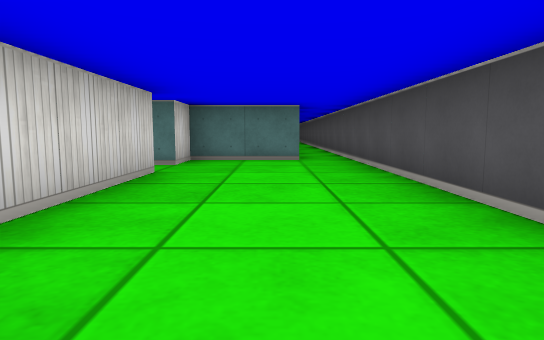
View 1 (above)

21 first-person views from a walk through a cub3D ray-caster map. The camera is about half as high as the walls, tilts 6° down and sees 75° across. The floor is counted in squares. Each view is taken from the middle of a square. On the plan, view 1 faces up. The plan holds only what a view shows up to about 9 squares ahead; the rest is blank.

View 2
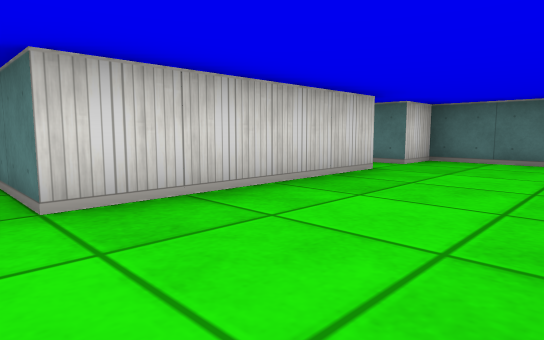

View 3
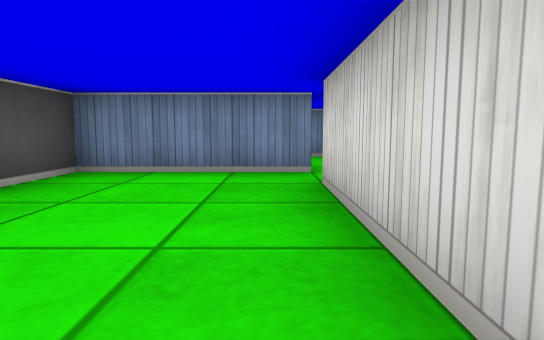

View 4
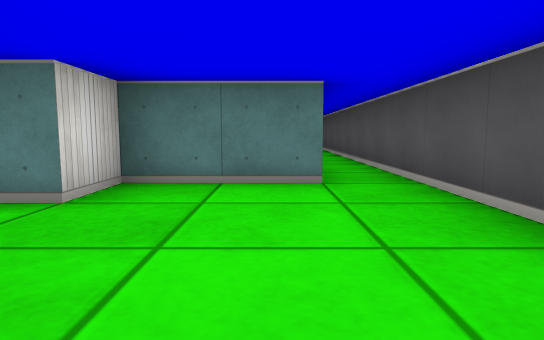

View 5
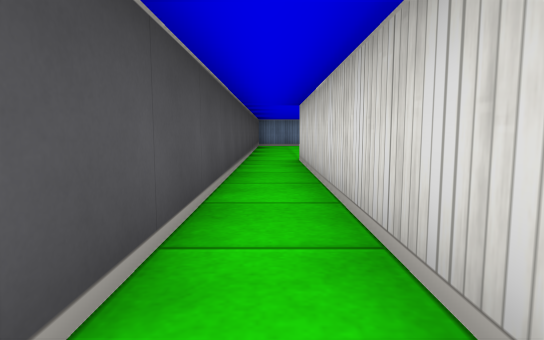

View 6
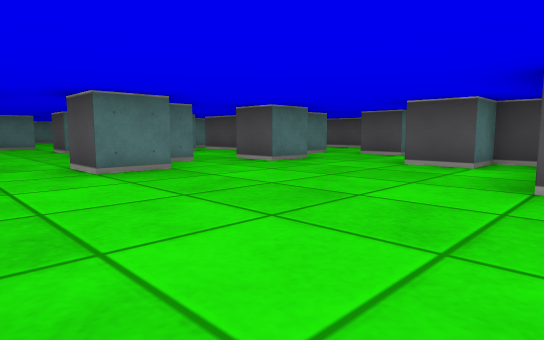

View 7
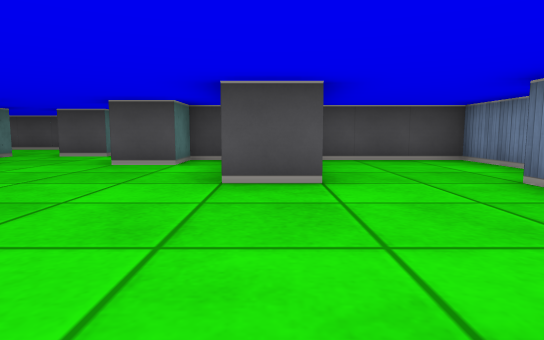

View 8
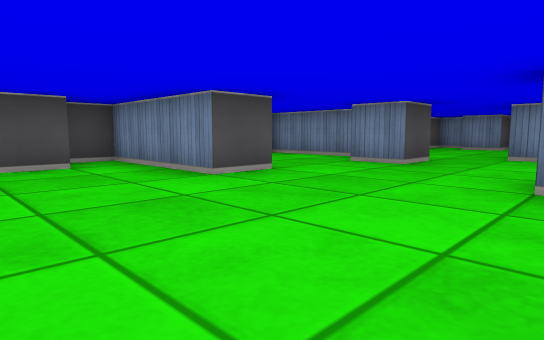

View 9
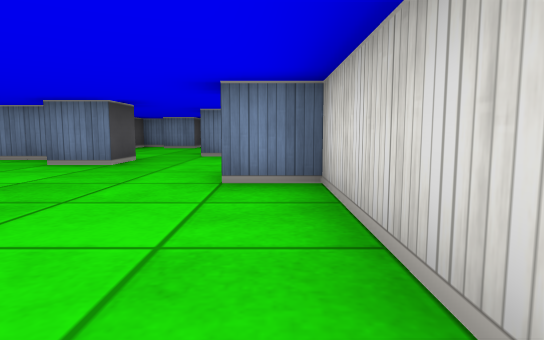

View 10
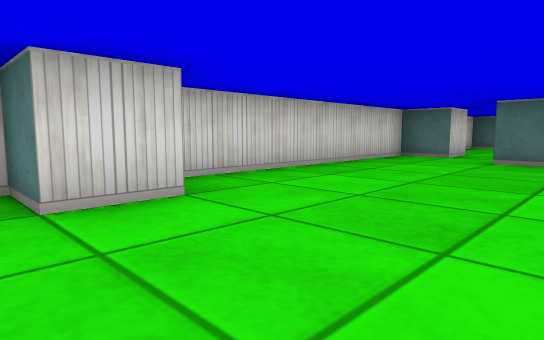

View 11
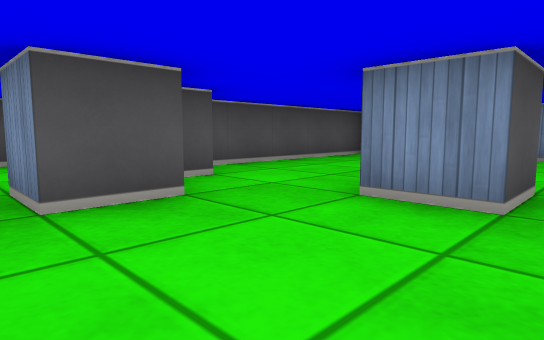

View 12
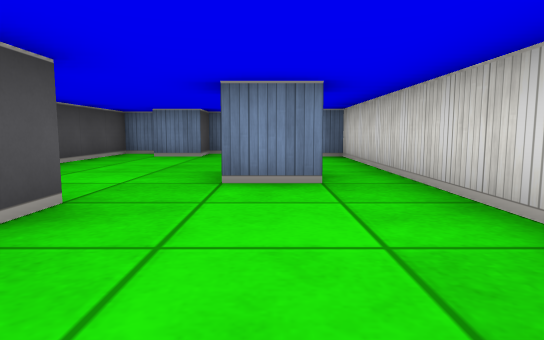

View 13
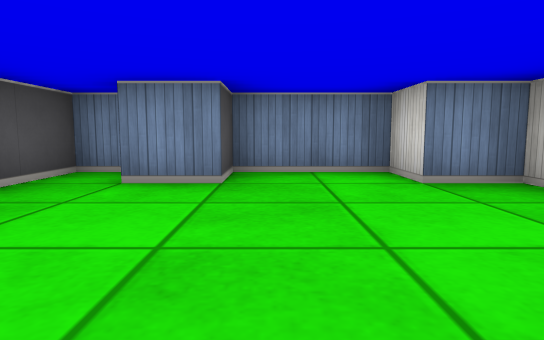

View 14
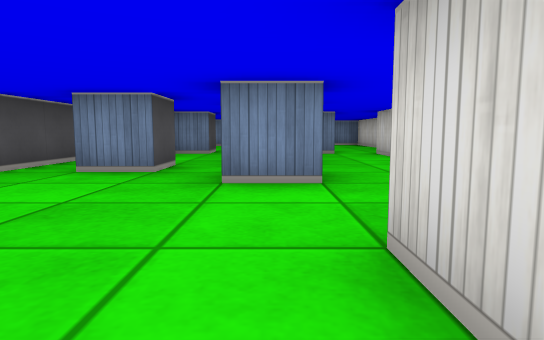

View 15
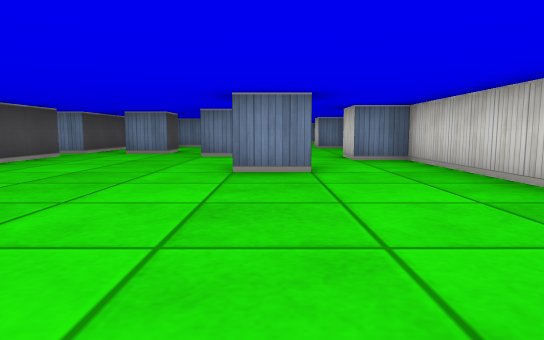

View 16
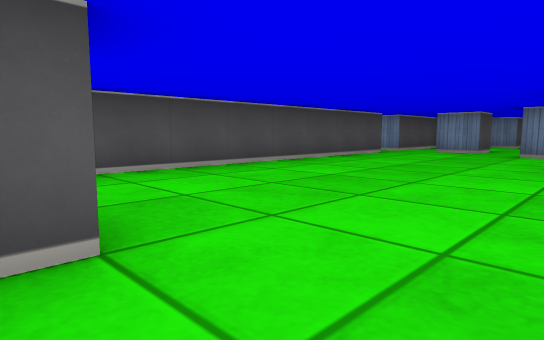

View 17
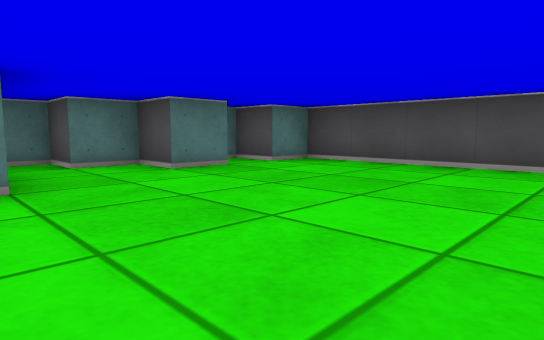

View 18
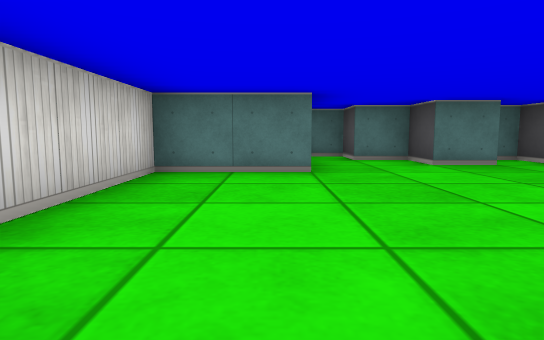

View 19
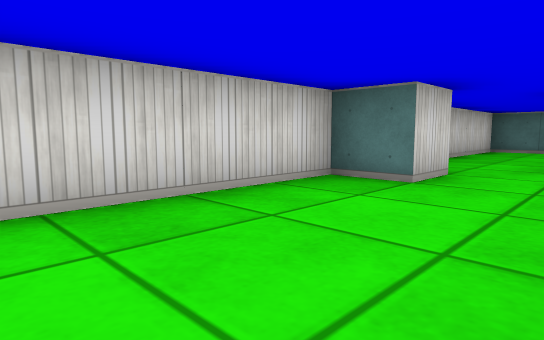

View 20
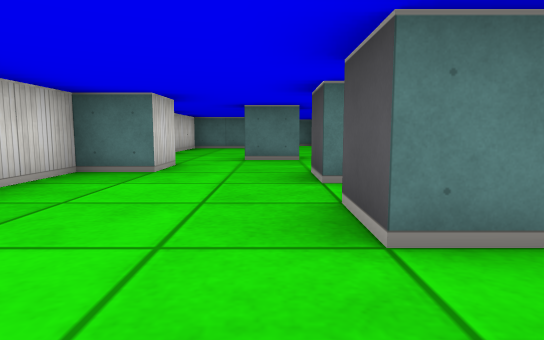

View 21
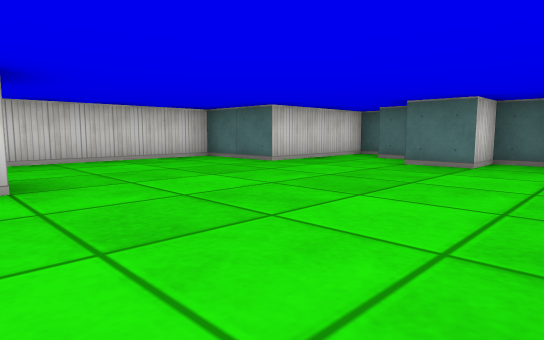

### Floor plan
Points are (right, up) in squares from view 1. A wall is a line through its corners. A room is listed if a view was taken in it or the views show most of it. See-through windows are left out.
Room 1 (views 1, 2, 3, 4, 5)
walls: (0.5, 12.5) (0.5, 6.5) (-1.5, 6.5) (-1.5, 5.5); (-1.5, 4.6) (-1.5, 0.5) (-3, 0.5); (-1.5, -0.5) (1.5, -0.5) (1.5, 12.5)
ways out: opening at (-2, -1) to room 2; opening at (-2, 5) to room 4
Room 2 (views 6, 7, 8, 9, 12)
walls: (-6.4, -0.5) (-7.5, -0.5) (-7.5, 0.5); (-5.5, -5.6) (-5.5, -4.5) (-2.5, -4.5) (-2.5, -3.5) (-3.5, -3.5) (-3.5, -2.5); (-3.5, -0.5) (-4.5, -0.5) (-4.5, 0.5); (-5.4, 0.5) (-6, 0.5); (-1.5, -1.6) (-1.5, -0.5); (-8.5, 1.5) (-8.5, 0.5) (-9.5, 0.5) (-9.5, -5.5) (-8.5, -5.5) (-8.5, -6.5); (-4.9, -8.5) (-2.5, -8.5) (-2.5, -5.9)
ways out: opening at (-2, -1) to room 1; opening at (-7, -7) to room 3; opening at (-8, 0.5) to room 4; opening at (-5, 0) to room 4; opening at (-2, -2)
Room 3 (views 10, 11, 13)
walls: (-8.5, -10.5) (-8.5, -9.5) (-7.5, -9.5); (-5.5, -9.6) (-5.5, -9); (-6.5, -8.6) (-6.5, -7.5) (-5.5, -7.5); (-5.2, -14.5) (-4.5, -14.5) (-4.5, -10.1); (-8.5, -6.5) (-9.5, -6.5) (-9.5, -13.5) (-8.5, -13.5) (-8.5, -14.5) (-6.5, -14.5) (-6.5, -13.5) (-5.5, -13.5)
ways out: opening at (-7, -7) to room 2
Room 4 (views 14, 15, 16, 17, 18, 19, 20, 21)
walls: (-7.6, 8.5) (-6.5, 8.5) (-6.5, 7.5) (-7.5, 7.5); (-6.5, 4.5) (-6.5, 5.5) (-5.5, 5.5); (-2.5, 5.5) (-2.5, 13.5) (-3.5, 13.5) (-3.5, 14.5) (-4.5, 14.5) (-4.5, 13.5) (-5.5, 13.5) (-5.5, 14.5) (-6.5, 14.5) (-6.5, 15.5) (-7.5, 15.5) (-7.5, 12.5) (-9.5, 12.5) (-9.5, 6.5) (-8.5, 6.5) (-8.5, 5.5) (-9.5, 5.5) (-9.5, 2.2); (-4.5, 3.5) (-4.5, 4.5) (-3.5, 4.5); (-1.5, 5.5) (-2.1, 5.5); (-5.8, 2.5) (-6.5, 2.5) (-6.5, 3.5); (-2.5, 2.6) (-2.5, 4.5) (-1.9, 4.5); (-4.5, 0.5) (-3.6, 0.5)
ways out: opening at (-2, 5) to room 1; opening at (-8, 0.5) to room 2; opening at (-5, 0) to room 2

Positions as (right, up) in squares from view 1, and headings:
1: (0, 0), facing up
2: (1, 0), facing up-left
3: (-1, 4), facing down
4: (0, 3), facing up
5: (1, 13), facing down
6: (-9, -5), facing up-right
7: (-9, -5), facing right
8: (-9, -2), facing down-right
9: (-9, -2), facing down
10: (-6, -7), facing up-left
11: (-9, -7), facing down-right
12: (-8, -6), facing down
13: (-7, -10), facing down
14: (-6, 9), facing down
15: (-7, 13), facing down
16: (-7, 14), facing down-right
17: (-8, 9), facing up-right
18: (-8, 8), facing up
19: (-7, 2), facing up-left
20: (-7, 1), facing up
21: (-3, 8), facing up-left
